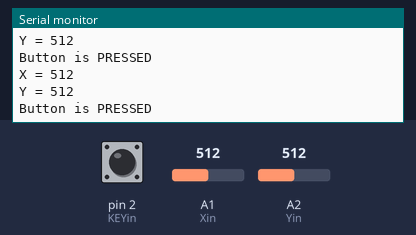
Simulated run of this sketch. Board: Arduino Uno, built with avr-gcc and run on an emulated ATmega328P. Parts: the last lines printed to the serial monitor. The inputs (shaded band) are chosen by the test bench; at power-on: pin 2 (KEYin) LOW, A1 (Xin) = 512, A2 (Yin) = 512.

Above: at 1.2 s.
1.3 s: pin 2 (KEYin) pulled HIGH for 0.15 s
At 1.32 s:
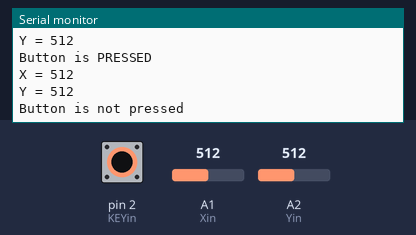
2.9 s: A1 (Xin) set to 716
At 3.33 s:
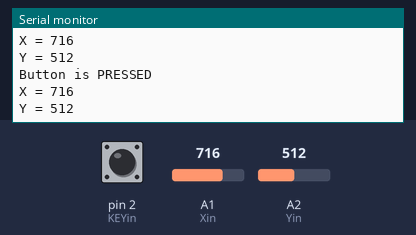
4.4 s: A2 (Yin) set to 716
At 5.75 s:
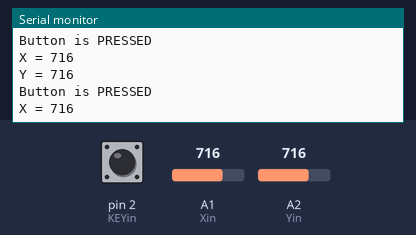
5.9 s: A1 (Xin) set to 0
At 5.96 s:
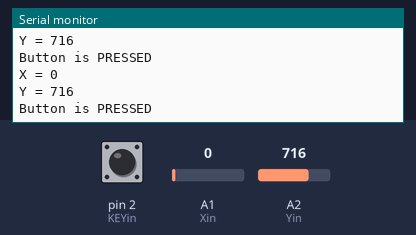
8.9 s: A2 (Yin) set to 900
At 8.98 s:
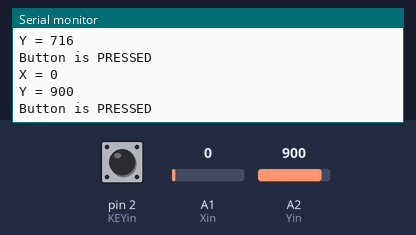
Timing chart, 0 to 11.4 s (numbered marks = the images above; inputs shaded):
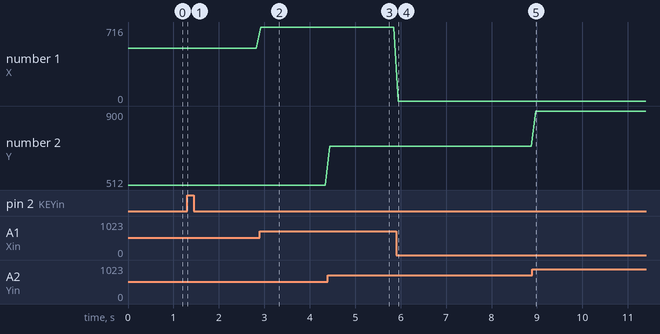

Measured:
- after the input at 1.3 s, the serial monitor: prints a new line at once (image 1)
- after the input at 2.9 s, the serial monitor: prints a new line at once (image 2)
- after the input at 4.4 s, the serial monitor: prints a new line at once (image 3)
- after the input at 5.9 s, the serial monitor: prints a new line after 0.05 s (image 4)
- after the input at 8.9 s, the serial monitor: prints a new line after 0.07 s (image 5)
- plotted number 1: 512 → 716 after the input at 2.9 s, 716 → 0 after the input at 5.9 s
- plotted number 2: 716 → 900 after the input at 8.9 s

The sketch:

joystick.ino
```cpp
const int Xin = A1;
const int Yin = A2;
const int KEYin = 2;

void setup(){
  Serial.begin(115200);
  pinMode(KEYin, INPUT);
}

void loop(){
  int xVal = analogRead(Xin);
  int yVal = analogRead(Yin);
  int buttonVal = digitalRead(KEYin);

  Serial.print("X = ");
  Serial.println(xVal, DEC);

  Serial.print("Y = ");
  Serial.println(yVal, DEC);

  Serial.print("Button is ");
  if(buttonVal == HIGH)
    Serial.println("not pressed");
  else Serial.println("PRESSED");
  delay(100);
}
```
